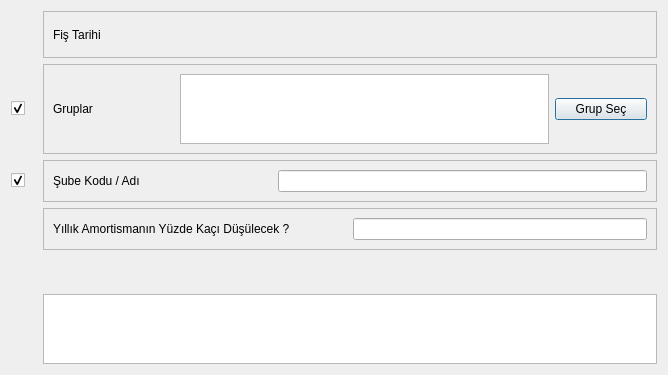
<?xml version="1.0" encoding="UTF-8"?>
<ui version="4.0">
 <class>DMR_AMORTISMAN_AYIRMA_BATCH</class>
 <widget class="QDialog" name="DMR_AMORTISMAN_AYIRMA_BATCH">
  <property name="geometry">
   <rect>
    <x>0</x>
    <y>0</y>
    <width>668</width>
    <height>357</height>
   </rect>
  </property>
  <property name="sizePolicy">
   <sizepolicy hsizetype="Expanding" vsizetype="Expanding">
    <horstretch>0</horstretch>
    <verstretch>0</verstretch>
   </sizepolicy>
  </property>
  <property name="windowTitle">
   <string>Toplu Amortisman Ayırma</string>
  </property>
  <layout class="QGridLayout" name="gridLayout" rowstretch="1,0,0,0,0,0,0,0" columnstretch="1,0,0">
   <item row="1" column="0">
    <widget class="QCheckBox" name="checkBox_gruplar">
     <property name="sizePolicy">
      <sizepolicy hsizetype="Fixed" vsizetype="Fixed">
       <horstretch>0</horstretch>
       <verstretch>0</verstretch>
      </sizepolicy>
     </property>
     <property name="minimumSize">
      <size>
       <width>26</width>
       <height>0</height>
      </size>
     </property>
     <property name="text">
      <string/>
     </property>
     <property name="checked">
      <bool>true</bool>
     </property>
    </widget>
   </item>
   <item row="2" column="0">
    <widget class="QCheckBox" name="checkBox_sube">
     <property name="sizePolicy">
      <sizepolicy hsizetype="Fixed" vsizetype="Fixed">
       <horstretch>0</horstretch>
       <verstretch>0</verstretch>
      </sizepolicy>
     </property>
     <property name="minimumSize">
      <size>
       <width>26</width>
       <height>0</height>
      </size>
     </property>
     <property name="text">
      <string/>
     </property>
     <property name="checked">
      <bool>true</bool>
     </property>
    </widget>
   </item>
   <item row="2" column="1" colspan="2">
    <widget class="QFrame" name="frame_sube">
     <property name="sizePolicy">
      <sizepolicy hsizetype="Expanding" vsizetype="Fixed">
       <horstretch>0</horstretch>
       <verstretch>0</verstretch>
      </sizepolicy>
     </property>
     <property name="frameShape">
      <enum>QFrame::StyledPanel</enum>
     </property>
     <property name="frameShadow">
      <enum>QFrame::Raised</enum>
     </property>
     <layout class="QGridLayout" name="gridLayout_3" columnstretch="5,5,20">
      <item row="0" column="0">
       <widget class="QLabel" name="label_3">
        <property name="minimumSize">
         <size>
          <width>121</width>
          <height>0</height>
         </size>
        </property>
        <property name="text">
         <string>Şube Kodu / Adı</string>
        </property>
       </widget>
      </item>
      <item row="0" column="1">
       <widget class="QSearchEdit" name="searchEdit_sube_kodu">
        <property name="whatsThis">
         <string>Arama widget. </string>
        </property>
        <property name="QSearchEdit" stdset="0">
         <rect>
          <x>0</x>
          <y>0</y>
          <width>100</width>
          <height>100</height>
         </rect>
        </property>
       </widget>
      </item>
      <item row="0" column="2">
       <widget class="QLineEdit" name="lineEdit_sube_ismi"/>
      </item>
     </layout>
    </widget>
   </item>
   <item row="4" column="2" rowspan="3">
    <widget class="QWidget" name="widget_batch_buttons" native="true">
     <property name="sizePolicy">
      <sizepolicy hsizetype="Expanding" vsizetype="Fixed">
       <horstretch>0</horstretch>
       <verstretch>0</verstretch>
      </sizepolicy>
     </property>
    </widget>
   </item>
   <item row="0" column="1" colspan="2">
    <widget class="QFrame" name="frame_2">
     <property name="sizePolicy">
      <sizepolicy hsizetype="Expanding" vsizetype="Fixed">
       <horstretch>0</horstretch>
       <verstretch>0</verstretch>
      </sizepolicy>
     </property>
     <property name="frameShape">
      <enum>QFrame::StyledPanel</enum>
     </property>
     <property name="frameShadow">
      <enum>QFrame::Raised</enum>
     </property>
     <layout class="QGridLayout" name="gridLayout_4" columnstretch="5,10,15">
      <item row="0" column="0">
       <widget class="QLabel" name="label_4">
        <property name="minimumSize">
         <size>
          <width>121</width>
          <height>0</height>
         </size>
        </property>
        <property name="text">
         <string>Fiş Tarihi</string>
        </property>
       </widget>
      </item>
      <item row="0" column="1">
       <widget class="QAdakDate" name="adakDate_fis_tarihi">
        <property name="sizePolicy">
         <sizepolicy hsizetype="Fixed" vsizetype="Fixed">
          <horstretch>0</horstretch>
          <verstretch>0</verstretch>
         </sizepolicy>
        </property>
        <property name="minimumSize">
         <size>
          <width>242</width>
          <height>0</height>
         </size>
        </property>
        <property name="maximumSize">
         <size>
          <width>242</width>
          <height>16777215</height>
         </size>
        </property>
        <property name="whatsThis">
         <string>Tarih WidgetÄ± </string>
        </property>
        <property name="QAdakDate" stdset="0">
         <rect>
          <x>0</x>
          <y>0</y>
          <width>100</width>
          <height>100</height>
         </rect>
        </property>
       </widget>
      </item>
      <item row="0" column="2">
       <spacer name="horizontalSpacer_4">
        <property name="orientation">
         <enum>Qt::Horizontal</enum>
        </property>
        <property name="sizeHint" stdset="0">
         <size>
          <width>314</width>
          <height>27</height>
         </size>
        </property>
       </spacer>
      </item>
     </layout>
    </widget>
   </item>
   <item row="3" column="1" colspan="2">
    <widget class="QFrame" name="frame_3">
     <property name="sizePolicy">
      <sizepolicy hsizetype="Expanding" vsizetype="Fixed">
       <horstretch>0</horstretch>
       <verstretch>0</verstretch>
      </sizepolicy>
     </property>
     <property name="frameShape">
      <enum>QFrame::StyledPanel</enum>
     </property>
     <property name="frameShadow">
      <enum>QFrame::Raised</enum>
     </property>
     <layout class="QGridLayout" name="gridLayout_5">
      <item row="0" column="0">
       <widget class="QLabel" name="label_2">
        <property name="sizePolicy">
         <sizepolicy hsizetype="Expanding" vsizetype="Fixed">
          <horstretch>0</horstretch>
          <verstretch>0</verstretch>
         </sizepolicy>
        </property>
        <property name="text">
         <string>Yıllık Amortismanın Yüzde Kaçı Düşülecek ?</string>
        </property>
       </widget>
      </item>
      <item row="0" column="1">
       <widget class="QCommaEdit" name="commaEdit_dusulecek_amortisman_yuzdesi">
        <property name="whatsThis">
         <string>Sayilari formatina(Or:1,000,234.50) donusturur. </string>
        </property>
        <property name="QCommaEdit" stdset="0">
         <rect>
          <x>0</x>
          <y>0</y>
          <width>100</width>
          <height>100</height>
         </rect>
        </property>
       </widget>
      </item>
     </layout>
    </widget>
   </item>
   <item row="6" column="1">
    <spacer name="horizontalSpacer_2">
     <property name="orientation">
      <enum>Qt::Horizontal</enum>
     </property>
     <property name="sizeHint" stdset="0">
      <size>
       <width>40</width>
       <height>20</height>
      </size>
     </property>
    </spacer>
   </item>
   <item row="7" column="1" colspan="2">
    <widget class="QTextEdit" name="textEdit_aciklama">
     <property name="sizePolicy">
      <sizepolicy hsizetype="Expanding" vsizetype="Preferred">
       <horstretch>0</horstretch>
       <verstretch>0</verstretch>
      </sizepolicy>
     </property>
     <property name="maximumSize">
      <size>
       <width>16777215</width>
       <height>16777215</height>
      </size>
     </property>
     <property name="baseSize">
      <size>
       <width>0</width>
       <height>0</height>
      </size>
     </property>
     <property name="focusPolicy">
      <enum>Qt::NoFocus</enum>
     </property>
     <property name="readOnly">
      <bool>true</bool>
     </property>
     <property name="html">
      <string>&lt;!DOCTYPE HTML PUBLIC &quot;-//W3C//DTD HTML 4.0//EN&quot; &quot;http://www.w3.org/TR/REC-html40/strict.dtd&quot;&gt;
&lt;html&gt;&lt;head&gt;&lt;meta name=&quot;qrichtext&quot; content=&quot;1&quot; /&gt;&lt;style type=&quot;text/css&quot;&gt;
p, li { white-space: pre-wrap; }
&lt;/style&gt;&lt;/head&gt;&lt;body style=&quot; font-family:'Sans Serif'; font-size:10pt; font-weight:400; font-style:normal;&quot;&gt;
&lt;p style=&quot;-qt-paragraph-type:empty; margin-top:0px; margin-bottom:0px; margin-left:0px; margin-right:0px; -qt-block-indent:0; text-indent:0px;&quot;&gt;&lt;/p&gt;&lt;/body&gt;&lt;/html&gt;</string>
     </property>
    </widget>
   </item>
   <item row="1" column="1" colspan="2">
    <widget class="QFrame" name="frame">
     <property name="sizePolicy">
      <sizepolicy hsizetype="Expanding" vsizetype="Fixed">
       <horstretch>0</horstretch>
       <verstretch>0</verstretch>
      </sizepolicy>
     </property>
     <property name="frameShape">
      <enum>QFrame::StyledPanel</enum>
     </property>
     <property name="frameShadow">
      <enum>QFrame::Raised</enum>
     </property>
     <layout class="QGridLayout" name="gridLayout_2" columnstretch="5,20,5">
      <item row="0" column="0">
       <widget class="QLabel" name="label">
        <property name="sizePolicy">
         <sizepolicy hsizetype="Expanding" vsizetype="Fixed">
          <horstretch>0</horstretch>
          <verstretch>0</verstretch>
         </sizepolicy>
        </property>
        <property name="minimumSize">
         <size>
          <width>121</width>
          <height>0</height>
         </size>
        </property>
        <property name="text">
         <string>Gruplar</string>
        </property>
       </widget>
      </item>
      <item row="0" column="1">
       <widget class="QTextEdit" name="textEdit_gruplar">
        <property name="maximumSize">
         <size>
          <width>16777215</width>
          <height>70</height>
         </size>
        </property>
        <property name="readOnly">
         <bool>true</bool>
        </property>
       </widget>
      </item>
      <item row="0" column="2">
       <widget class="QPushButton" name="pushButton_grup_sec">
        <property name="text">
         <string>Grup Seç</string>
        </property>
        <property name="icon">
         <iconset resource="../e9_icons.qrc">
          <normaloff>:/e9_icons/E9_ICONS/e9_grup.png</normaloff>:/e9_icons/E9_ICONS/e9_grup.png</iconset>
        </property>
       </widget>
      </item>
     </layout>
    </widget>
   </item>
  </layout>
 </widget>
 <customwidgets>
  <customwidget>
   <class>QAdakDate</class>
   <extends>QWidget</extends>
   <header>QAdakDate.h</header>
  </customwidget>
  <customwidget>
   <class>QCommaEdit</class>
   <extends>QLineEdit</extends>
   <header>QCommaEdit.h</header>
  </customwidget>
  <customwidget>
   <class>QSearchEdit</class>
   <extends>QWidget</extends>
   <header>QSearchEdit.h</header>
  </customwidget>
 </customwidgets>
 <tabstops>
  <tabstop>adakDate_fis_tarihi</tabstop>
  <tabstop>checkBox_gruplar</tabstop>
  <tabstop>textEdit_gruplar</tabstop>
  <tabstop>pushButton_grup_sec</tabstop>
  <tabstop>checkBox_sube</tabstop>
  <tabstop>searchEdit_sube_kodu</tabstop>
  <tabstop>lineEdit_sube_ismi</tabstop>
  <tabstop>commaEdit_dusulecek_amortisman_yuzdesi</tabstop>
 </tabstops>
 <resources>
  <include location="../e9_icons.qrc"/>
 </resources>
 <connections/>
</ui>
